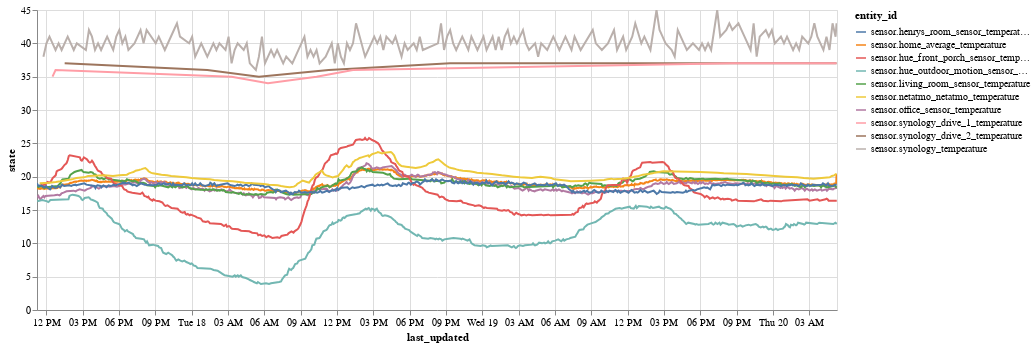

Notebook source saved alongside this figure:
### Code cell
import altair as alt
alt.data_transformers.enable('default', max_rows=None)

alt.Chart(df[df['is_temperature']]).mark_line().encode(
    x='last_updated',
    y='state',
    color='entity_id',
    tooltip=['entity_id', 'state', 'last_updated']
).properties(
    width=800,
    height=300
).interactive()

### Figure 1 — Vega-Lite specification as saved in the notebook (floating-point values rounded to 4 significant figures; data arrays with more than 128 entries replaced by an {"elided": "..."} marker saying what was removed)
{"config": {"view": {"continuousWidth": 400, "continuousHeight": 300}}, "data": {"name": "data-1f358d7f8eddac9ced27d2f5b92405b5"}, "mark": "line", "encoding": {"color": {"field": "entity_id", "type": "nominal"}, "tooltip": [{"field": "entity_id", "type": "nominal"}, {"field": "state", "type": "quantitative"}, {"field": "last_updated", "type": "temporal"}], "x": {"field": "last_updated", "type": "temporal"}, "y": {"field": "state", "type": "quantitative"}}, "height": 300, "selection": {"selector001": {"type": "interval", "bind": "scales", "encodings": ["x", "y"]}}, "width": 800, "$schema": "https://vega.github.io/schema/vega-lite/v4.17.0.json", "datasets": {"data-1f358d7f8eddac9ced27d2f5b92405b5": {"elided": "3682 records"}}}
